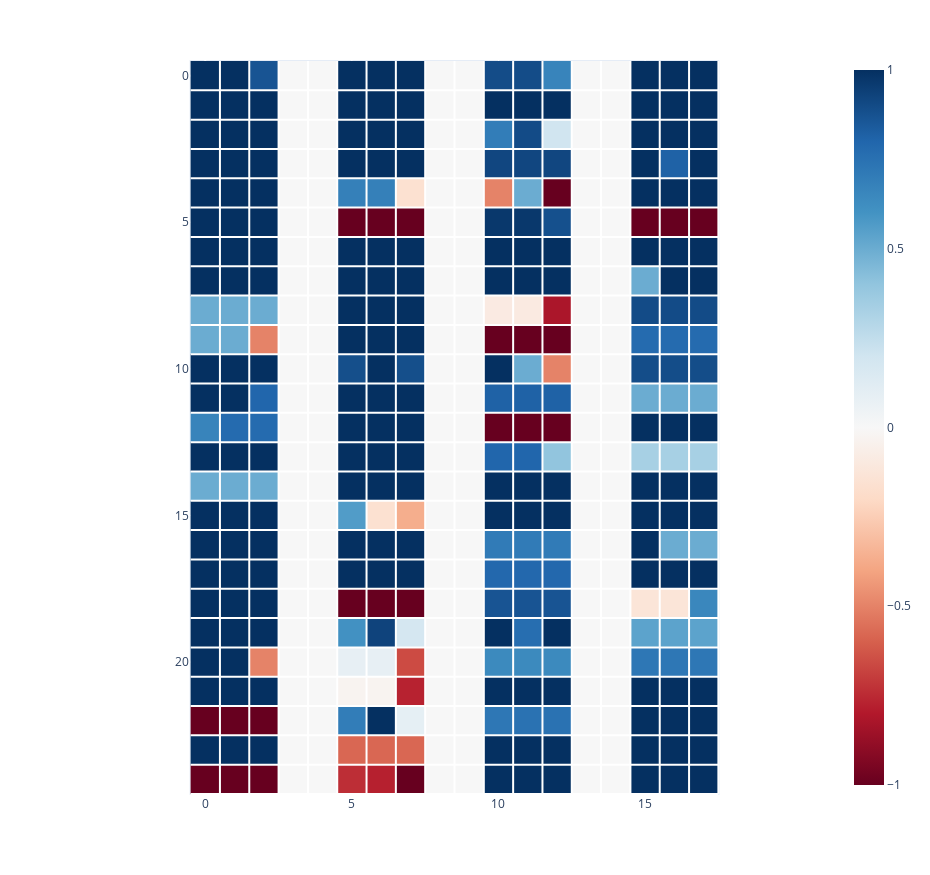

Source (notebook cell):
### Code cell
hm = pd.DataFrame(A)

cell_size = 35
row_title_width = 300
width = cell_size*len(hm.columns) + row_title_width
height = cell_size*len(hm.index)

fig = px.imshow(hm, width=width, height=height, color_continuous_scale='RdBu')

for i in range(len(hm.columns)):
    fig.add_shape(type="line", x0=0.5 + i, y0=-0.5, x1=0.5 + i, y1=len(hm.index) - 0.5, line=dict(color="white", width=2))

for i in range(len(hm.index)):
    fig.add_shape(type="line", x0=-0.5, y0=0.5 + i, x1=len(hm.columns) - 0.5, y1=0.5 + i, line=dict(color="white", width=2))

fig.show()

### Figure 1 — Plotly figure (JSON) as saved in the notebook; plotly's stock layout.template omitted (floating-point values rounded to 4 significant figures; data arrays with more than 128 entries replaced by an {"elided": "..."} marker saying what was removed)
{"data": [{"coloraxis": "coloraxis", "hovertemplate": "x: %{x}<br>y: %{y}<br>color: %{z}<extra></extra>", "name": "0", "type": "heatmap", "x": [0, 1, 2, 3, 4, 5, 6, 7, 8, 9, 10, 11, 12, 13, 14, 15, 16, 17], "xaxis": "x", "y": [0, 1, 2, 3, 4, 5, 6, 7, 8, 9, 10, 11, 12, 13, 14, 15, 16, 17, 18, 19, 20, 21, 22, 23, 24], "yaxis": "y", "z": {"elided": "25x18 float values"}}], "layout": {"coloraxis": {"colorscale": [[0, "rgb(103,0,31)"], [0.1, "rgb(178,24,43)"], [0.2, "rgb(214,96,77)"], [0.3, "rgb(244,165,130)"], [0.4, "rgb(253,219,199)"], [0.5, "rgb(247,247,247)"], [0.6, "rgb(209,229,240)"], [0.7, "rgb(146,197,222)"], [0.8, "rgb(67,147,195)"], [0.9, "rgb(33,102,172)"], [1, "rgb(5,48,97)"]]}, "height": 875, "margin": {"t": 60}, "shapes": [{"line": {"color": "white", "width": 2}, "type": "line", "x0": 0.5, "x1": 0.5, "y0": -0.5, "y1": 24.5}, {"line": {"color": "white", "width": 2}, "type": "line", "x0": 1.5, "x1": 1.5, "y0": -0.5, "y1": 24.5}, {"line": {"color": "white", "width": 2}, "type": "line", "x0": 2.5, "x1": 2.5, "y0": -0.5, "y1": 24.5}, {"line": {"color": "white", "width": 2}, "type": "line", "x0": 3.5, "x1": 3.5, "y0": -0.5, "y1": 24.5}, {"line": {"color": "white", "width": 2}, "type": "line", "x0": 4.5, "x1": 4.5, "y0": -0.5, "y1": 24.5}, {"line": {"color": "white", "width": 2}, "type": "line", "x0": 5.5, "x1": 5.5, "y0": -0.5, "y1": 24.5}, {"line": {"color": "white", "width": 2}, "type": "line", "x0": 6.5, "x1": 6.5, "y0": -0.5, "y1": 24.5}, {"line": {"color": "white", "width": 2}, "type": "line", "x0": 7.5, "x1": 7.5, "y0": -0.5, "y1": 24.5}, {"line": {"color": "white", "width": 2}, "type": "line", "x0": 8.5, "x1": 8.5, "y0": -0.5, "y1": 24.5}, {"line": {"color": "white", "width": 2}, "type": "line", "x0": 9.5, "x1": 9.5, "y0": -0.5, "y1": 24.5}, {"line": {"color": "white", "width": 2}, "type": "line", "x0": 10.5, "x1": 10.5, "y0": -0.5, "y1": 24.5}, {"line": {"color": "white", "width": 2}, "type": "line", "x0": 11.5, "x1": 11.5, "y0": -0.5, "y1": 24.5}, {"line": {"color": "white", "width": 2}, "type": "line", "x0": 12.5, "x1": 12.5, "y0": -0.5, "y1": 24.5}, {"line": {"color": "white", "width": 2}, "type": "line", "x0": 13.5, "x1": 13.5, "y0": -0.5, "y1": 24.5}, {"line": {"color": "white", "width": 2}, "type": "line", "x0": 14.5, "x1": 14.5, "y0": -0.5, "y1": 24.5}, {"line": {"color": "white", "width": 2}, "type": "line", "x0": 15.5, "x1": 15.5, "y0": -0.5, "y1": 24.5}, {"line": {"color": "white", "width": 2}, "type": "line", "x0": 16.5, "x1": 16.5, "y0": -0.5, "y1": 24.5}, {"line": {"color": "white", "width": 2}, "type": "line", "x0": 17.5, "x1": 17.5, "y0": -0.5, "y1": 24.5}, {"line": {"color": "white", "width": 2}, "type": "line", "x0": -0.5, "x1": 17.5, "y0": 0.5, "y1": 0.5}, {"line": {"color": "white", "width": 2}, "type": "line", "x0": -0.5, "x1": 17.5, "y0": 1.5, "y1": 1.5}, {"line": {"color": "white", "width": 2}, "type": "line", "x0": -0.5, "x1": 17.5, "y0": 2.5, "y1": 2.5}, {"line": {"color": "white", "width": 2}, "type": "line", "x0": -0.5, "x1": 17.5, "y0": 3.5, "y1": 3.5}, {"line": {"color": "white", "width": 2}, "type": "line", "x0": -0.5, "x1": 17.5, "y0": 4.5, "y1": 4.5}, {"line": {"color": "white", "width": 2}, "type": "line", "x0": -0.5, "x1": 17.5, "y0": 5.5, "y1": 5.5}, {"line": {"color": "white", "width": 2}, "type": "line", "x0": -0.5, "x1": 17.5, "y0": 6.5, "y1": 6.5}, {"line": {"color": "white", "width": 2}, "type": "line", "x0": -0.5, "x1": 17.5, "y0": 7.5, "y1": 7.5}, {"line": {"color": "white", "width": 2}, "type": "line", "x0": -0.5, "x1": 17.5, "y0": 8.5, "y1": 8.5}, {"line": {"color": "white", "width": 2}, "type": "line", "x0": -0.5, "x1": 17.5, "y0": 9.5, "y1": 9.5}, {"line": {"color": "white", "width": 2}, "type": "line", "x0": -0.5, "x1": 17.5, "y0": 10.5, "y1": 10.5}, {"line": {"color": "white", "width": 2}, "type": "line", "x0": -0.5, "x1": 17.5, "y0": 11.5, "y1": 11.5}, {"line": {"color": "white", "width": 2}, "type": "line", "x0": -0.5, "x1": 17.5, "y0": 12.5, "y1": 12.5}, {"line": {"color": "white", "width": 2}, "type": "line", "x0": -0.5, "x1": 17.5, "y0": 13.5, "y1": 13.5}, {"line": {"color": "white", "width": 2}, "type": "line", "x0": -0.5, "x1": 17.5, "y0": 14.5, "y1": 14.5}, {"line": {"color": "white", "width": 2}, "type": "line", "x0": -0.5, "x1": 17.5, "y0": 15.5, "y1": 15.5}, {"line": {"color": "white", "width": 2}, "type": "line", "x0": -0.5, "x1": 17.5, "y0": 16.5, "y1": 16.5}, {"line": {"color": "white", "width": 2}, "type": "line", "x0": -0.5, "x1": 17.5, "y0": 17.5, "y1": 17.5}, {"line": {"color": "white", "width": 2}, "type": "line", "x0": -0.5, "x1": 17.5, "y0": 18.5, "y1": 18.5}, {"line": {"color": "white", "width": 2}, "type": "line", "x0": -0.5, "x1": 17.5, "y0": 19.5, "y1": 19.5}, {"line": {"color": "white", "width": 2}, "type": "line", "x0": -0.5, "x1": 17.5, "y0": 20.5, "y1": 20.5}, {"line": {"color": "white", "width": 2}, "type": "line", "x0": -0.5, "x1": 17.5, "y0": 21.5, "y1": 21.5}, {"line": {"color": "white", "width": 2}, "type": "line", "x0": -0.5, "x1": 17.5, "y0": 22.5, "y1": 22.5}, {"line": {"color": "white", "width": 2}, "type": "line", "x0": -0.5, "x1": 17.5, "y0": 23.5, "y1": 23.5}, {"line": {"color": "white", "width": 2}, "type": "line", "x0": -0.5, "x1": 17.5, "y0": 24.5, "y1": 24.5}], "width": 930, "xaxis": {"anchor": "y", "autorange": true, "constrain": "domain", "domain": [0.1454, 0.8546], "range": [-0.5341, 17.53], "scaleanchor": "y", "type": "linear"}, "yaxis": {"anchor": "x", "autorange": true, "constrain": "domain", "domain": [0, 1], "range": [24.53, -0.5341], "type": "linear"}}}
